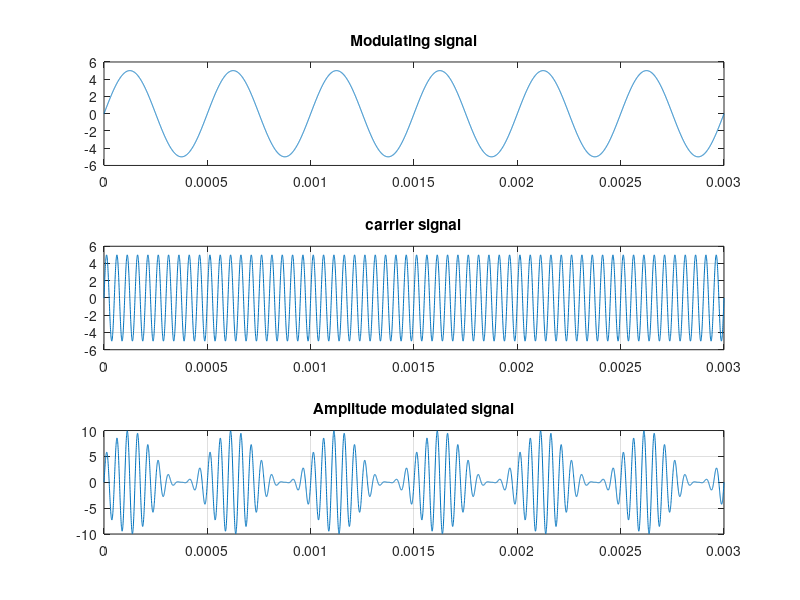

The MATLAB source for this figure:
clc;
close all;
clear all;
%modulating signal
m=1;
Emmax=5;   %amp of modulating signal
fm=2000;  %freq of modulating signal
Ta=1/fm;
t=0:Ta/999:6*Ta;
Emt=Emmax*sin(2*pi*fm*t);
figure(1)
subplot(3,1,1);
plot(t,Emt)
title('Modulating signal')

%carrier signal
Ecmax=Emmax/m;
fc=fm*10;
Tc=1/fc;
Ect=Ecmax*sin(2*pi*fc*t);
subplot(3,1,2)
plot(t,Ect)
grid on;
title ('carrier signal');

%AM modulation
Eamt=(Ecmax+Emmax*sin(2*pi*fm*t)).*sin(2*pi*fc*t);
subplot(3,1,3)
plot(t,Eamt)
title('Amplitude modulated signal')
grid on;


